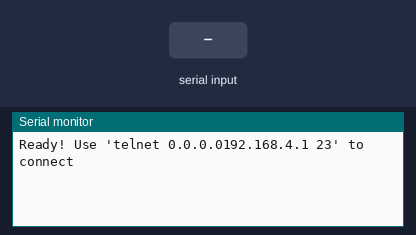
Bench run of a sketch on a simulated ESP8266 (NodeMCU). On the bench: the last lines printed to the serial monitor. Inputs (shaded band) come from the test bench. WiFi joins after 1.5 s; servers stay silent unless stated.

Above: at 3.2 s.
3.3 s: "1" received over Serial
At 4.2 s:
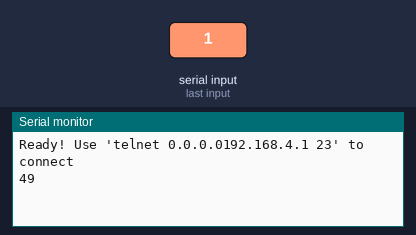
4.8 s: "0" received over Serial
At 5.4 s:
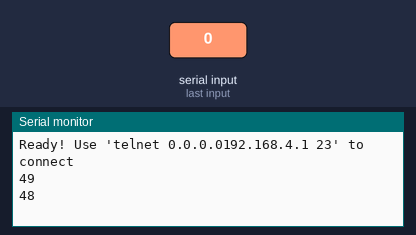
6.3 s: "2" received over Serial
At 7.7 s:
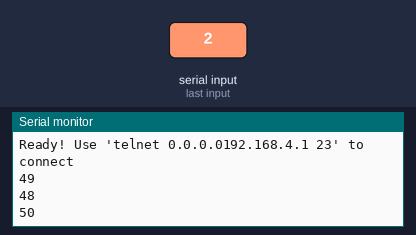

Measured:
- after the input at 3.3 s, the serial monitor: prints a new line at once (image 1)
- after the input at 4.8 s, the serial monitor: prints a new line at once (image 2)
- after the input at 6.3 s, the serial monitor: prints a new line at once (image 3)

The sketch:

WiFiTelnetToSerial_basic_easy.ino
```cpp
// (licence header left out)
#include <ESP8266WiFi.h>
#include <SoftwareSerial.h>
SoftwareSerial mySerial(10, 11); // RX, TX


//how many clients should be able to telnet to this ESP8266
#define MAX_SRV_CLIENTS 2
const char* ssid = "I-GEOSCAN123";
const char* password = "zzzzzzzz";

WiFiServer server(23);
WiFiClient serverClients[MAX_SRV_CLIENTS];

void setup() {
  delay(2000);
  Serial.begin(9600);
  WiFi.mode(WIFI_AP);
  //  Serial.print("wifi status = ");
  //  Serial.println(WiFi.status());
  WiFi.softAP("think", "zzzzzzzz");
  //  WiFi.begin(ssid, password);
  IPAddress myIP = WiFi.softAPIP();

  /* station mode needed
    Serial.print("\nConnecting to "); Serial.println(ssid);
    uint8_t i = 0;
    while (WiFi.status() != WL_CONNECTED && i++ < 20) delay(500);
    if(i == 21){
    Serial.print("Could not connect to"); Serial.println(ssid);
    while(1) delay(500);
    }
  */
  //start UART and the server
  //  Serial.begin(9600);
  server.begin();
  server.setNoDelay(true);

  Serial.print("Ready! Use 'telnet ");
  Serial.print(WiFi.localIP());
  Serial.print(myIP);
  Serial.println(" 23' to connect");

}

void loop() {

  uint8_t i;
  //check if there are any new clients 새로운 클라이언트가 들어올 때
  if (server.hasClient()) {
    for (i = 0; i < MAX_SRV_CLIENTS; i++) {
      //find free/disconnected spot 클라이언트가 연결이 안되었을 때
      if (!serverClients[i] || !serverClients[i].connected()) {
        if (serverClients[i]) serverClients[i].stop();
        serverClients[i] = server.available();
        Serial.print("New client: "); Serial.print(i);
        continue;
      }
    }
    //no free/disconnected spot so reject
    WiFiClient serverClient = server.available();
    serverClient.stop();
  }
  //check clients for data 클라이언트가 보낸 데이터를 확인할 때
  for (i = 0; i < MAX_SRV_CLIENTS; i++) {
    if (serverClients[i] && serverClients[i].connected()) {
      if (serverClients[i].available()) {
        //get data from the telnet client and push it to the UART

        while (serverClients[i].available()) {
          char receive_data = serverClients[i].read();
          Serial.write(receive_data);
        }

      }
    }
  }
  //check UART for data 시리얼 통신(=UART) 데이터 확인하기
  if (Serial.available()) {
    size_t len = Serial.available();
    uint8_t sbuf[len];
    Serial.readBytes(sbuf, len);
    Serial.println(sbuf[0]);

    //push UART data to all connected telnet clients 시리얼 통신(=UART) 데이터를 모든 연결된 클라이언트 한테 보내기
    for (i = 0; i < MAX_SRV_CLIENTS; i++) {
      if (serverClients[i] && serverClients[i].connected()) {
        serverClients[i].write(sbuf, len);
        delay(1);

      }
    }
  }
}
```
